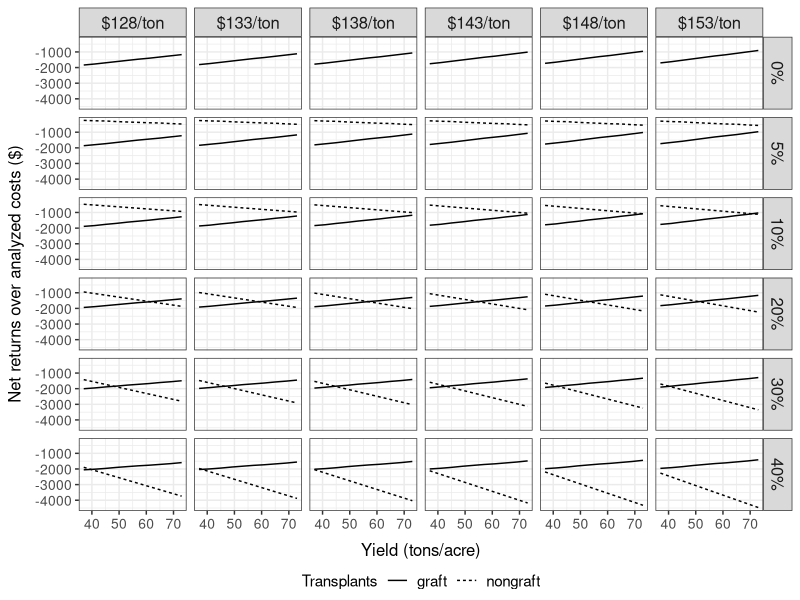

This figure's R source: (Note: this script raises an error after producing the figure.)
##############################################
# PROCESSING TOMATO Southern blight grafting #
# Partial Budget Analysis			         #
##############################################

## built on Docker rocker/tidyverse:4.2.0

if (!require(conflicted)) {
  install.packages("conflicted")
}
library(conflicted)

library(dplyr)
library(ggplot2)
library(forcats)
library(readr)
library(stringr)
library(tidyr)
library(RColorBrewer)


# install ggpattern for bar fill patterns
	# does not work due to missing library for dependency package 'units'
#devtools::install_version("ggpattern", version="0.4.1", repos="https://cran.r-project.org/", dependencies=c("Depends","Imports"), upgrade="never")
#library(ggpattern)

conflict_prefer("date", "lubridate")
conflict_prefer("filter", "dplyr")
conflict_prefer("lag", "dplyr")
conflict_prefer("spread", "tidyr")

setwd("/home/tomato_graft_rolfsii/")


##########################
# A. Make Dataframe #
##########################
### make dataframe
	## set vectors
	production = c("conventional","organic")
	yield_base = seq(from=37, to=73, by=4)
	treatment = c("graft","nongraft")
	incid_nongraft = c(0,5,10,20,20.3,30,40)
	price = c(128,133,138,143,148,153)

	## make df
	df.pt = expand_grid(production, yield_base, treatment, incid_nongraft, price)
	
	## add graft incid
	df.incid = tibble(
		incid_nongraft = c(0,5,10,20,20.3,30,40),
		incid_graft = c(0,0.5,1,2,2.7,3,4) )
	
	df.pt = df.pt %>% left_join(df.incid, by=c("incid_nongraft" = "incid_nongraft"))
	
	## adjust organic prices
	df.pt = df.pt %>% mutate(price=replace(price, production == "organic", price[production == "organic"] + 27))
	
### add cost and return changes
	## add: added returns, reduced costs, added costs
	df.pt = df.pt %>% mutate(
		yield_add = case_when(
			(treatment == "graft") ~ round(yield_base*0.145, digits=1),
			(treatment == "nongraft") ~ 0),
		cost_reduce = case_when(
			(treatment == "graft") ~ 362,
			(treatment == "nongraft") ~ 0),
		cost_add = case_when(
			(treatment == "graft") ~ -2890,
			(treatment == "nongraft") ~ 0) )
			
	## add reduced yield
	df.pt = df.pt %>% mutate(yield_loss = case_when(
			(treatment == "nongraft") 	~ round( ( (yield_base + yield_add) * (-incid_nongraft/100) ), digits=1),
			(treatment == "graft") 		~ round( ( (yield_base + yield_add) * (-incid_graft/100	 ) ), digits=1) ) )
			
	## calculate returns
	df.pt = df.pt %>% mutate(
		return_add = round(yield_add * price, digits=0),
		return_reduce = round(yield_loss * price, digits=0) )

### sum cost changes
	df.pt = df.pt %>% mutate(cost_net = return_add + cost_reduce + cost_add + return_reduce)

### check against paper example
df.pt %>% filter(yield_base == 49 & price == 138 & (
	(treatment == "graft" & incid_nongraft == 0) |
	(treatment == "nongraft" & incid_nongraft == 20.3) |
	(treatment == "graft" & incid_graft == 2.7) ) )

### clean up
	## remove static scenario
	df.pt = df.pt %>% filter(!(treatment == "nongraft" & incid_nongraft == 0))
	
	## remove paper example
	df.pt = df.pt %>% filter(!(incid_nongraft == 20.3))
	
### calculate line equations
	## remove unneeded columns
	df.line = df.pt %>% 
		select(production, price, incid_nongraft, treatment, yield_base, cost_net) %>% 
		arrange(production, price, incid_nongraft, treatment, yield_base)
	
	## filter for end points
	df.line = df.line %>% filter(yield_base %in% c(37,73))
	
	## collapse to one line
	df.line = df.line %>% 
		mutate(yield_base=paste("ton_", yield_base, sep="")) %>%
		spread(key=yield_base, value=cost_net)
	
	## calculate
		# slope
		df.line = df.line %>% mutate(slope=((ton_73-ton_37)/(73-37)))
		
		# intercept
		df.line = df.line %>% mutate(intercept=(ton_37-(slope*37)))
		
### calculate intersection
	## remove unneeded columns
	df.line = df.line %>% select(-ton_37, -ton_73)
	
	## rename columns
	df.line = df.line %>% rename(m=slope, b=intercept)
	
	## gather
	df.line = df.line %>% gather(key="variable", value="value", -production, -price, -incid_nongraft, -treatment)
	
	## unite
	df.line = df.line %>% unite("linevar", c(treatment, variable), remove=T)
	
	## spread
	df.line = df.line %>% spread(key=linevar, value=value)
	
	## calculate
		# x
		df.line = df.line %>% mutate(break_yield=((nongraft_b-graft_b)/(graft_m-nongraft_m)))
	
		# y
		df.line = df.line %>% mutate(break_cost = (graft_m * break_yield) + graft_b )

### summarize
	df.line %>% filter(break_yield < 73) %>% arrange(production, incid_nongraft, price) %>% print(n=Inf)
	
################
# B. Visualize #
################

### functions for strip labels
	lab.price = as_labeller(function(x) { paste("$", x, "/ton", sep="") })
	lab.incid = as_labeller(function(x) { paste(x, "%", sep="") })

### individual facets
	plot.1.conv = df.pt %>% filter(production == "conventional") %>% {
	ggplot(., aes(x=yield_base, y=cost_net, linetype=treatment)) +
		geom_line(size=0.5) +
		facet_grid(incid_nongraft ~ price, labeller=labeller(price=lab.price, incid_nongraft=lab.incid)) +
		theme_bw() +
		theme(axis.title=element_text(size=12), axis.text=element_text(size=10), strip.text=element_text(size=12)) +
		theme(axis.title.x=element_text(margin=margin(7.5,0,-5,0)), axis.title.y=element_text(margin=margin(0,7.5,0,0))) +
		theme(legend.position="bottom", legend.margin=margin(0,0,0,0), legend.text=element_text(size=11)) +
		labs(x="Yield (tons/acre)", y="Net returns over analyzed costs ($)", linetype="Transplants")
	}
	ggplot2::ggsave(file="./4_results/rolfsii_budget_facet_conv.png", device="png", plot=plot.1.conv, width=6.5, height=6.5, units="in")

	plot.1.org = df.pt %>% filter(production == "organic") %>% {
	ggplot(., aes(x=yield_base, y=cost_net, linetype=treatment)) +
		geom_line(size=0.5) +
		facet_grid(incid_nongraft ~ price, labeller=labeller(price=lab.price, incid_nongraft=lab.incid)) +
		theme_bw() +
		theme(axis.title=element_text(size=12), axis.text=element_text(size=10), strip.text=element_text(size=12)) +
		theme(axis.title.x=element_text(margin=margin(7.5,0,-5,0)), axis.title.y=element_text(margin=margin(0,7.5,0,0))) +
		theme(legend.position="bottom", legend.margin=margin(0,0,0,0)) +
		labs(x="Yield (tons/acre)", y="Net returns over analyzed costs ($)", linetype="Transplants")
	}
	ggplot2::ggsave(file="./4_results/rolfsii_budget_facet_org.png", device="png", plot=plot.1.org, width=6.5, height=6.5, units="in")
		
	
